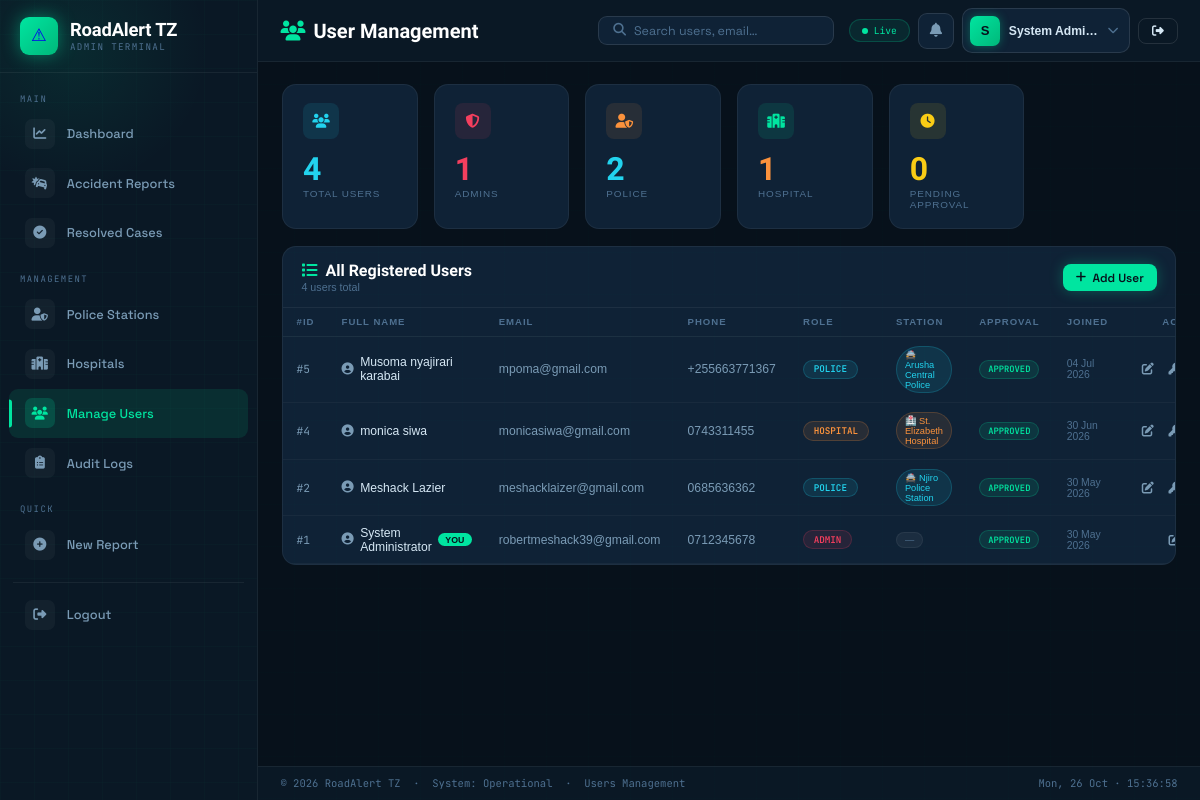
The page /admin/users.php (signed in) on the database its author committed.
### tables this page shows
CREATE TABLE `users` (
  `id` int(11) NOT NULL,
  `full_name` varchar(100) DEFAULT NULL,
  `phone` varchar(20) DEFAULT NULL,
  `email` varchar(100) DEFAULT NULL,
  `password` varchar(255) DEFAULT NULL,
  `role` enum('admin','police','hospital','citizen') DEFAULT 'citizen',
  `police_station_id` int(11) DEFAULT NULL,
  `hospital_station_id` int(11) DEFAULT NULL,
  `approval_status` enum('pending','approved','rejected') DEFAULT 'pending',
  `created_at` timestamp NOT NULL DEFAULT current_timestamp()
);

CREATE TABLE `police_stations` (
  `id` int(11) NOT NULL,
  `name` varchar(100) NOT NULL,
  `location` varchar(200) DEFAULT NULL,
  `phone` varchar(20) DEFAULT NULL,
  `email` varchar(100) DEFAULT NULL,
  `region` varchar(100) DEFAULT NULL,
  `latitude` decimal(10,8) DEFAULT NULL,
  `longitude` decimal(11,8) DEFAULT NULL,
  `is_active` tinyint(1) DEFAULT 1,
  `created_at` timestamp NOT NULL DEFAULT current_timestamp(),
  `updated_at` timestamp NOT NULL DEFAULT current_timestamp() ON UPDATE current_timestamp()
);

CREATE TABLE `hospital_stations` (
  `id` int(11) NOT NULL,
  `name` varchar(100) NOT NULL,
  `location` varchar(200) DEFAULT NULL,
  `phone` varchar(20) DEFAULT NULL,
  `email` varchar(100) DEFAULT NULL,
  `region` varchar(100) DEFAULT NULL,
  `latitude` decimal(10,8) DEFAULT NULL,
  `longitude` decimal(11,8) DEFAULT NULL,
  `is_active` tinyint(1) DEFAULT 1,
  `created_at` timestamp NOT NULL DEFAULT current_timestamp(),
  `updated_at` timestamp NOT NULL DEFAULT current_timestamp() ON UPDATE current_timestamp()
);

### admin/users.php (the view, shortened to what this page needs)
<?php
include __DIR__ . '/../connection.php';
function is_active($page) {
    return basename($_SERVER['PHP_SELF']) === $page ? 'active' : '';
}
$users = $conn->query("
    SELECT
        u.*,
        ps.name as police_station_name,
        ps.location as police_station_location,
        hs.name as hospital_station_name,
        hs.location as hospital_station_location
    FROM users u
    LEFT JOIN police_stations ps ON u.police_station_id = ps.id
    LEFT JOIN hospital_stations hs ON u.hospital_station_id = hs.id
    ORDER BY u.created_at DESC
");
$total_users = $users ? $users->num_rows : 0;
$column_check = $conn->query("SHOW COLUMNS FROM users LIKE 'approval_status'");
$has_approval = $column_check && $column_check->num_rows > 0;
$stats = [
    'total' => $conn->query("SELECT COUNT(*) as count FROM users")->fetch_assoc()['count'],
    'admin' => $conn->query("SELECT COUNT(*) as count FROM users WHERE role = 'admin'")->fetch_assoc()['count'],
    'police' => $conn->query("SELECT COUNT(*) as count FROM users WHERE role = 'police'")->fetch_assoc()['count'],
    'hospital' => $conn->query("SELECT COUNT(*) as count FROM users WHERE role = 'hospital'")->fetch_assoc()['count'],
    'citizen' => $conn->query("SELECT COUNT(*) as count FROM users WHERE role = 'citizen'")->fetch_assoc()['count'],
    'pending' => $has_approval ? $conn->query("SELECT COUNT(*) as count FROM users WHERE approval_status = 'pending'")->fetch_assoc()['count'] : 0,
];
$admin_name = htmlspecialchars($_SESSION['name'] ?? 'System Admin');
$admin_init = strtoupper(substr($admin_name, 0, 1));
?>
<!DOCTYPE html>
<html lang="en">
<head>
<link rel="stylesheet" href="https://cdnjs.cloudflare.com/ajax/libs/font-awesome/6.5.0/css/all.min.css"/>
</head>
<body>
<div class="shell">
<aside class="sidebar">
  <a href="dashboard.php" class="sb-brand">
    <div class="sb-logo">⚠</div>
    <div>
      <div class="sb-title">RoadAlert TZ</div>
      <div class="sb-sub">Admin Terminal</div>
    </div>
  </a>
  <nav class="sb-nav">
    <div class="sb-sect">Main</div>
    <a href="dashboard.php" class="sb-item <?= is_active('dashboard.php') ?>">
      <span class="sb-ic"><i class="fas fa-chart-line"></i></span> Dashboard
    </a>
    <a href="accident_report.php" class="sb-item <?= is_active('accident_report.php') ?>">
      <span class="sb-ic"><i class="fas fa-car-crash"></i></span> Accident Reports
    </a>
   <a href="resolved_cases.php" class="sb-item <?= is_active('resolved_cases.php') ?>">
    <span class="sb-ic"><i class="fas fa-check-circle"></i></span> Resolved Cases
</a>
    <div class="sb-sect" style="margin-top:.4rem">Management</div>
    <a href="manage_police.php" class="sb-item <?= is_active('manage_police.php') ?>">
      <span class="sb-ic"><i class="fas fa-user-shield"></i></span> Police Stations
    </a>
    <a href="manage_hospital.php" class="sb-item <?= is_active('manage_hospital.php') ?>">
      <span class="sb-ic"><i class="fas fa-hospital"></i></span> Hospitals
    </a>
    <a href="users.php" class="sb-item active">
      <span class="sb-ic"><i class="fas fa-users"></i></span> Manage Users
    </a>
    <a href="audit_logs.php" class="sb-item <?= is_active('audit_logs.php') ?>">
      <span class="sb-ic"><i class="fas fa-clipboard-list"></i></span> Audit Logs
    </a>
    <div class="sb-sect" style="margin-top:.4rem">Quick</div>
    <a href="admin_report.php" class="sb-item" target="_blank">
      <span class="sb-ic"><i class="fas fa-plus-circle"></i></span> New Report
    </a>
    <div class="sb-divider" style="margin-top:.8rem"></div>
    <a href="../logout.php" class="sb-logout-item">
      <span class="sb-ic"><i class="fas fa-sign-out-alt"></i></span>
      Logout
    </a>
  </nav>
</aside>
<div class="main">
  <div class="topbar">
    <div class="tb-title"><i class="fas fa-users" style="color:var(--accent);margin-right:8px"></i>User Management</div>
    <div class="tb-search">
      <i class="fas fa-search"></i>
      <input type="text" placeholder="Search users, email…" oninput="filterTable(this.value)"/>
    </div>
    <div class="tb-acts">
      <div class="live-pill"><span class="live-dot"></span>Live</div>
<div class="notif-wrap">
    <button class="notif-btn" onclick="toggleNotif()" id="notificationBell">
        <i class="fas fa-bell"></i>
    </button>
</div>
      <div class="profile-wrap">
        <button class="profile-btn" id="profileBtn" onclick="toggleProfileDrop()">
          <div class="pa"><?= $admin_init ?></div>
          <span class="pname"><?= $admin_name ?></span>
          <i class="fas fa-chevron-down pchev"></i>
        </button>
      </div>
      <a href="../logout.php" class="tb-btn">
        <i class="fas fa-sign-out-alt"></i>
      </a>
    </div>
  </div>
  <div class="content">
    <div class="stats-row">
      <div class="sc c1">
        <div class="sc-ico"><i class="fas fa-users"></i></div>
        <div class="sc-num"><?= number_format($stats['total']) ?></div>
        <div class="sc-lbl">Total Users</div>
      </div>
      <div class="sc c2">
        <div class="sc-ico"><i class="fas fa-shield-alt"></i></div>
        <div class="sc-num" style="color:var(--red)"><?= number_format($stats['admin']) ?></div>
        <div class="sc-lbl">Admins</div>
      </div>
      <div class="sc c3">
        <div class="sc-ico"><i class="fas fa-user-shield"></i></div>
        <div class="sc-num" style="color:var(--sky)"><?= number_format($stats['police']) ?></div>
        <div class="sc-lbl">Police</div>
      </div>
      <div class="sc c4">
        <div class="sc-ico"><i class="fas fa-hospital"></i></div>
        <div class="sc-num" style="color:var(--amber)"><?= number_format($stats['hospital']) ?></div>
        <div class="sc-lbl">Hospital</div>
      </div>
      <div class="sc c6">
        <div class="sc-ico"><i class="fas fa-clock"></i></div>
        <div class="sc-num" style="color:var(--yellow)"><?= number_format($stats['pending']) ?></div>
        <div class="sc-lbl">Pending Approval</div>
      </div>
    </div>
    <div class="panel">
      <div class="ph">
        <div>
          <div class="ph-t"><i class="fas fa-list"></i>All Registered Users</div>
          <div class="ph-s"><?= $total_users ?> users total</div>
        </div>
        <div style="display:flex;gap:.6rem;align-items:center">
          <button onclick="openAddModal()" class="tb-btn primary" style="display:flex;align-items:center;gap:.4rem;border:none;">
            <i class="fas fa-plus"></i> Add User
          </button>
        </div>
      </div>
      <div class="tbl-wrap">
        <table>
          <thead>
            <tr>
              <th>#ID</th>
              <th>Full Name</th>
              <th>Email</th>
              <th>Phone</th>
              <th>Role</th>
              <th>Station</th>
              <th>Approval</th>
              <th>Joined</th>
              <th style="text-align:right">Actions</th>
            </tr>
          </thead>
          <tbody id="tableBody">
          <?php if($users && $users->num_rows > 0):
            while($user = $users->fetch_assoc()):
              $is_self = ($user['id'] == $_SESSION['user_id']);
              $approval_status = isset($user['approval_status']) ? $user['approval_status'] : 'approved';
              $station_display = '';
              if($user['role'] == 'police' && !empty($user['police_station_name'])) {
                  $station_display = '<span class="station-badge police">🚔 ' . htmlspecialchars($user['police_station_name']) . '</span>';
              } elseif($user['role'] == 'hospital' && !empty($user['hospital_station_name'])) {
                  $station_display = '<span class="station-badge hospital">🏥 ' . htmlspecialchars($user['hospital_station_name']) . '</span>';
              } else {
                  $station_display = '<span class="station-badge none">—</span>';
              }
          ?>
            <tr id="row-<?= $user['id'] ?>">
              <td class="td-id">#<?= $user['id'] ?></td>
              <td>
                <span class="td-name">
                  <i class="fas fa-user-circle" style="color:var(--muted2)"></i>
                  <?= htmlspecialchars($user['full_name'] ?? 'Unknown') ?>
                  <?php if($is_self): ?>
                    <span class="self-badge">YOU</span>
                  <?php endif; ?>
                </span>
              </td>
              <td style="color:var(--muted2)"><?= htmlspecialchars($user['email'] ?? '—') ?></td>
              <td style="color:var(--muted2)"><?= htmlspecialchars($user['phone'] ?? '—') ?></td>
              <td>
                <span class="role-badge <?= $user['role'] ?>">
                  <?= ucfirst($user['role']) ?>
                </span>
              </td>
              <td>
                <?= $station_display ?>
              </td>
              <td>
                <span class="approval-badge <?= $approval_status ?>">
                  <?= ucfirst($approval_status) ?>
                </span>
              </td>
              <td style="color:var(--muted);font-size:.65rem">
                <?= date('d M Y', strtotime($user['created_at'])) ?>
              </td>
              <td style="text-align:right">
                <div style="display:flex;gap:2px;justify-content:flex-end">
                  <button onclick="editUser(<?= $user['id'] ?>)" class="action-btn" title="Edit">
                    <i class="fas fa-edit"></i>
                  </button>
                  <?php if(!$is_self): ?>
                  <a href="?reset_password=<?= $user['id'] ?>"
                     onclick="return confirm('Reset password for <?= addslashes($user['full_name'] ?? 'user') ?>?')"
                     class="action-btn warning" title="Reset Password">
                    <i class="fas fa-key"></i>
                  </a>
                  <?php else: ?>
                  <span class="action-btn" style="color:var(--muted);cursor:not-allowed" title="Cannot delete yourself">
                    <i class="fas fa-lock"></i>
                  </span>
                  <?php endif; ?>
                </div>
              </td>
            </tr>
          <?php endwhile; endif; ?>
          </tbody>
        </table>
      </div>
    </div>
  </div>
  <div class="footer">
    <span>© 2026 RoadAlert TZ &nbsp;·&nbsp; System: Operational &nbsp;·&nbsp; Users Management</span>
    <span id="clock"></span>
  </div>
</div>
</div>
</body>
</html>

### rows shown on the page
users: id "5", full_name "Musoma nyajirari karabai", email "mpoma@gmail.com", phone "+255663771367", role "POLICE", police_station.name "Arusha Central Police", approval_status "APPROVED", created_at "04 Jul 2026"
users: id "4", full_name "monica siwa", email "monicasiwa@gmail.com", phone "0743311455", role "HOSPITAL", hospital_station.name "St. Elizabeth Hospital", approval_status "APPROVED", created_at "30 Jun 2026"
users: id "2", full_name "Meshack Lazier", email "meshacklaizer@gmail.com", phone "0685636362", role "POLICE", police_station.name "Njiro Police Station", approval_status "APPROVED", created_at "30 May 2026"
users: id "1", full_name "System Administrator", shows "YOU", email "robertmeshack39@gmail.com", phone "0712345678", role "ADMIN", approval_status "APPROVED", created_at "30 May 2026"

### other values the page prints
$admin_init "S"
$admin_name "System Admi…"
$stats['total'] "4"
$stats['admin'] "1"
$stats['police'] "2"
$stats['hospital'] "1"
$stats['pending'] "0"
$total_users "4"
